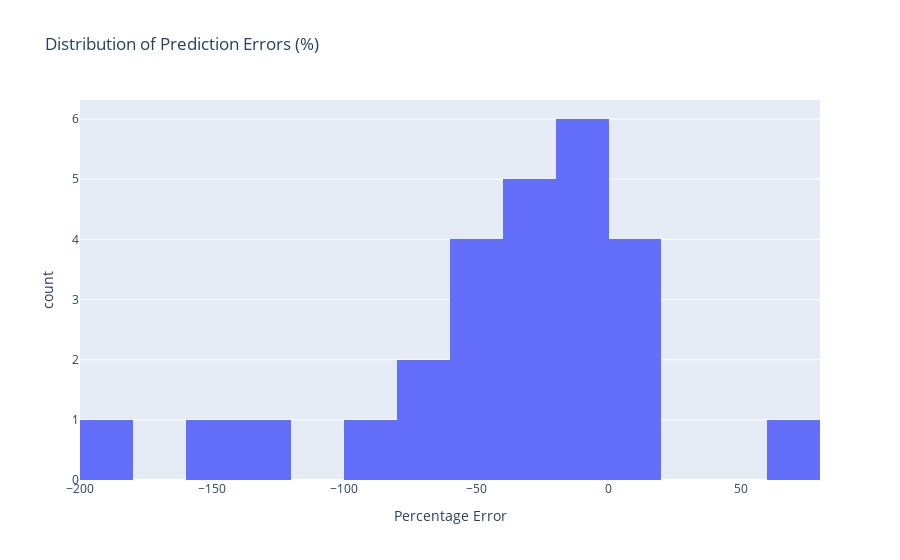

Notebook code cell kept with this figure:
### Code cell
# Cell 6: Error Distribution
fig = px.histogram(eval_df, x='residual_pct', nbins=20,
                   title='Distribution of Prediction Errors (%)',
                   labels={'residual_pct': 'Percentage Error'})
fig.show()

print(f"\n% of predictions within ±10%: {(abs(eval_df['residual_pct']) <= 10).mean() * 100:.1f}%")
print(f"% of predictions within ±20%: {(abs(eval_df['residual_pct']) <= 20).mean() * 100:.1f}%")

### Figure 1 — Plotly figure (JSON) as saved in the notebook; plotly's stock layout.template omitted (floating-point values rounded to 4 significant figures)
{"data": [{"bingroup": "x", "hovertemplate": "Percentage Error=%{x}<br>count=%{y}<extra></extra>", "legendgroup": "", "marker": {"color": "#636efa", "pattern": {"shape": ""}}, "name": "", "nbinsx": 20, "orientation": "v", "showlegend": false, "type": "histogram", "x": [19.78, -17.38, -13.19, 19.15, -13.54, -5.891, -13.9, -39.44, -36.88, -26.0, -29.39, 14.4, -92.31, -131.0, -194.2, -27.59, -48.27, -65.52, -79.69, -47.26, -153.0, -11.63, -50.19, 8.537, -44.12, 69.37], "xaxis": "x", "yaxis": "y"}], "layout": {"barmode": "relative", "legend": {"tracegroupgap": 0}, "title": {"text": "Distribution of Prediction Errors (%)"}, "xaxis": {"anchor": "y", "domain": [0, 1], "title": {"text": "Percentage Error"}}, "yaxis": {"anchor": "x", "domain": [0, 1], "title": {"text": "count"}}}}
